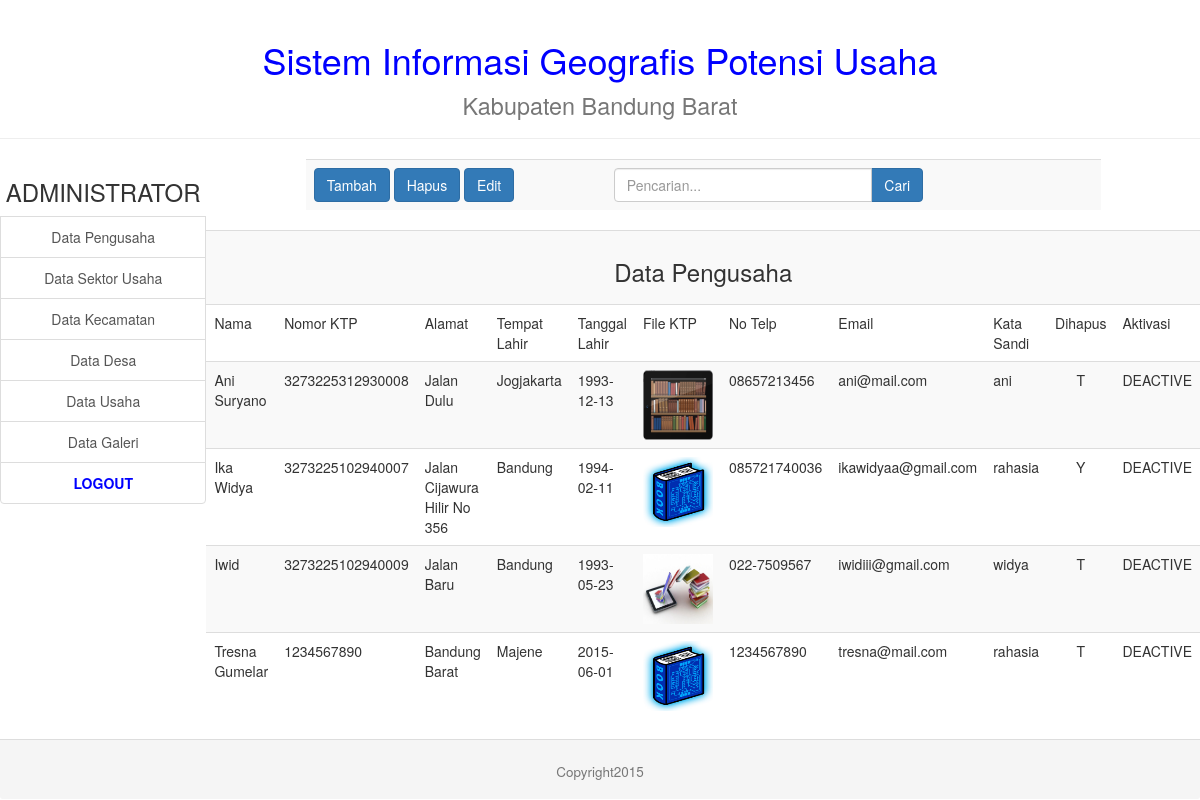
The app's page /admin/pengusaha_view.php with its own data.
### tables this page shows
CREATE TABLE IF NOT EXISTS `pemilik_usaha` (
  `no_ktp` varchar(30) NOT NULL,
  `nama` varchar(50) NOT NULL,
  `alamat` varchar(50) NOT NULL,
  `tpt_lahir` varchar(20) NOT NULL,
  `tgl_lahir` date NOT NULL,
  `foto_ktp` varchar(50) NOT NULL,
  `no_telp` varchar(12) NOT NULL,
  `email` varchar(50) NOT NULL,
  `password` varchar(20) NOT NULL,
  `dihapus` char(1) NOT NULL DEFAULT 'T',
  `aktivasi` enum('DEACTIVE','ACTIVE') NOT NULL DEFAULT 'DEACTIVE',
  `tgl_daftar` datetime NOT NULL
);

### admin/pengusaha_view.php (the view, shortened to what this page needs)
<!DOCTYPE html>
<html lang="en">
  <head>
    <?php include("lib_func.php"); ?>
    <link href="css/bootstrap.min.css" rel="stylesheet">
  </head>
  <body>
    <table width="100%" align="center" border=0 >
      <tr>
        <td colspan=2 align="center" >
        </td>
      </tr>
      <tr>
        <td width="250px" valign="top">
        </td>
        <td valign="top" >
          <table class="table table-striped" align="center">
            <tr>
              <td align="left" width="300px">
                <a href="pengusaha_form_tambah.php"><button type="button" class="btn btn-primary">Tambah</button></a>
                <a href="pengusaha_hapus.php"><button type="button" class="btn btn-primary">Hapus</button></a>
                <a href="pengusaha_edit.php"><button type="button" class="btn btn-primary">Edit</button></a>
              </td>
              <td align="center">
                <div class="row">
                  <div class="col-lg-8">
                    <div class="input-group">
                      <input type="text" class="form-control" placeholder="Pencarian...">
                      <span class="input-group-btn">
                        <button class="btn btn-primary" type="button">Cari</button>
                      </span>
                    </div>
                  </div>
                </div>
              </td>
            </tr>
          </table>
          <?php
            $link=koneksi_db();
            $sql="select * from pemilik_usaha order by nama";
            $res=mysql_query($sql,$link);
            $banyakrecord=mysql_num_rows($res);
            if($banyakrecord>0){
              ?>
              <table class="table table-striped" align="center">
                <tr>
                  <td colspan=11 align="center" valign="middle"><font></font><h3>Data Pengusaha</h3></td>
                </tr>
                <tr>
                  <td>Nama</td>
                  <td>Nomor KTP</td>
                  <td>Alamat</td>
                  <td>Tempat Lahir</td>
                  <td>Tanggal Lahir</td>
                  <td>File KTP</td>
                  <td>No Telp</td>
                  <td>Email</td>
                  <td>Kata Sandi</td>
                  <td>Dihapus</td>
                  <td>Aktivasi</td>
                </tr>
                <?php
                  while($data=mysql_fetch_array($res)){
                    ?>
                    <tr>
                      <td>
                        <?php echo $data['nama'];?>
                      </td>
                      <td>
                        <?php echo $data['no_ktp'];?>
                      </td>
                      <td>
                        <?php echo $data['alamat'];?>
                      </td>
                      <td>
                        <?php echo $data['tpt_lahir'];?>
                      </td>
                      <td>
                        <?php echo $data['tgl_lahir'];?>
                      </td>
                      <td>
                        <img src="../admin/gambar/<?php echo $data['foto_ktp'];?>" width="70px" height="70px">
                      </td>
                      <td>
                        <?php echo $data['no_telp'];?>
                      </td>
                      <td>
                        <?php echo $data['email'];?>
                      </td>
                      <td>
                        <?php echo $data['password'];?>
                      </td>
                      <td align="center">
                        <?php echo $data['dihapus'];?>
                      </td>
                      <td align="center">
                        <?php echo $data['aktivasi'];?>
                      </td>
                    </tr>
                    <?php
                  }?>
            </table>
            <?php
        }else{
          ?>
          <div class="alert alert-warning" role="alert">Data Pemilik Usaha tidak ditemukan !!</div>
          <?php
        }?>
              </table>
      <tr>
        <td colspan=2>
        </td>
      </tr>
  </body>
</html>

### records on screen
pemilik_usaha: nama "Ani Suryano", no_ktp "3273225312930008", alamat "Jalan Dulu", tpt_lahir "Jogjakarta", tgl_lahir "1993-12-13", foto_ktp (picture), no_telp "08657213456", email "ani@mail.com", password "ani", dihapus "T", aktivasi "DEACTIVE"
pemilik_usaha: nama "Ika Widya", no_ktp "3273225102940007", alamat "Jalan Cijawura Hilir No 356", tpt_lahir "Bandung", tgl_lahir "1994-02-11", foto_ktp (picture), no_telp "085721740036", email "ikawidyaa@gmail.com", password "rahasia", dihapus "Y", aktivasi "DEACTIVE"
pemilik_usaha: nama "Iwid", no_ktp "3273225102940009", alamat "Jalan Baru", tpt_lahir "Bandung", tgl_lahir "1993-05-23", foto_ktp (picture), no_telp "022-7509567", email "iwidiii@gmail.com", password "widya", dihapus "T", aktivasi "DEACTIVE"
pemilik_usaha: nama "Tresna Gumelar", no_ktp "1234567890", alamat "Bandung Barat", tpt_lahir "Majene", tgl_lahir "2015-06-01", foto_ktp (picture), no_telp "1234567890", email "tresna@mail.com", password "rahasia", dihapus "T", aktivasi "DEACTIVE"
